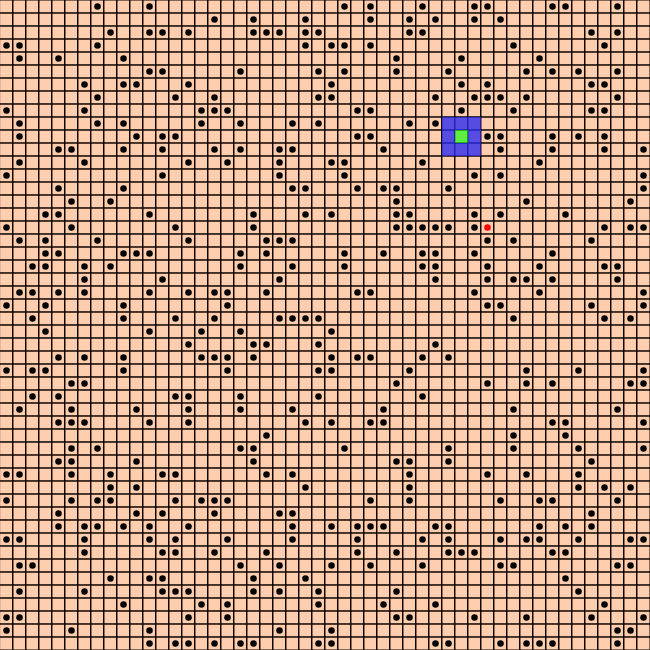
Frame 1 (no input)
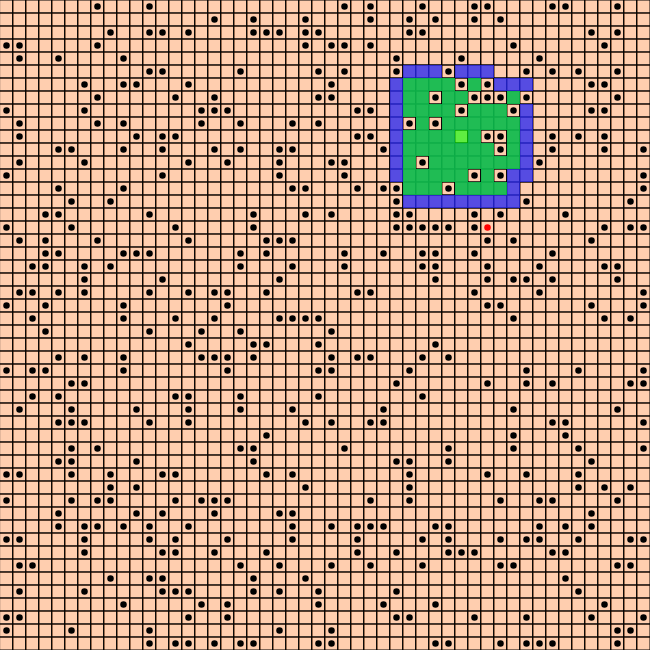
Frame 60 (no input)
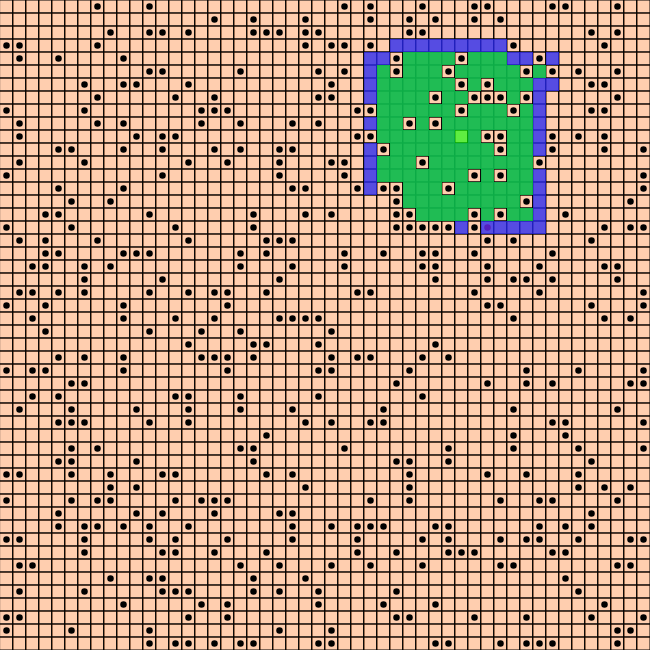
Frame 120 (the mouse pressed at the canvas centre since frame 60)

The p5.js sketch that drew these frames (run headless with seeded random() and noise() and a simulated clock; from frame 60 on, the mouse is pressed at the canvas centre):

// p5.js sketch
// ── sketch.js
let cols = 50;
let rows = 50;
let grid = new Array(cols);
let openSet = [];
let closedSet = [];
let startI = { c: 0, r: 0 };
let endI = { c: cols - 1, r: rows - 1 };
let start, end;
let w, h;
let path = [];

function setup() {
  createCanvas(650, 650);
  //frameRate(1);
  w = width / cols;
  h = height / rows;
  console.log("Dijkstra");
  startI.c = floor(random(cols));
  startI.r = floor(random(rows));
  endI.c = floor(random(cols));
  endI.r = floor(random(rows));

  createGrid();

  start = grid[startI.c][startI.r];
  start.dist = 0;
  openSet.push(start);

  end = grid[endI.c][endI.r];
  end.show(color(255, 0, 0), false, true);
}

function draw() {
  if (openSet.length > 0) {
    let minDistI = getMinDistFromStart(openSet);
    let cVertex = openSet[minDistI];
    cVertex.show(color(0, 255, 0, 160), false, false);

    for (n of cVertex.neighbours) {
      if (!closedSet.includes(n) && !n.wall) {
        let tempD = cVertex.dist + 1;
        if (n.dist == Infinity) addNeighbourToSet(n, tempD);
        else if (tempD < n.dist) n.dist = tempD;
      }
    }
    updateSets(minDistI); // Remove from check set

    if (chechReachedDestination(cVertex)) {
      updatePath(cVertex);
      drawPath();
      noLoop();
    }
  } else {
    console.log("No Possible Path");
    noLoop();
  }
}

function createGrid() {
  for (let i = 0; i < cols; i++) grid[i] = new Array(rows);
  for (let i = 0; i < cols; i++)
    for (let j = 0; j < rows; j++) grid[i][j] = addSpot(i, j);
  for (c of grid) for (r of c) r.addNeighbours(grid);
}

function addSpot(i, j) {
  let g = new Vertex(i, j);
  g.show(color(255, 100, 0, 80), true, false);
  if (g.wall) g.show(color(0, 0, 0), false, true);
  return g;
}

function addNeighbourToSet(n, tempD) {
  n.dist = tempD;
  openSet.push(n);
  n.show(color(40, 40, 240, 200), false, false);
}

function updateSets(i) {
  closedSet.push(openSet[i]);
  openSet.splice(i, 1);
}

function getMinDistFromStart(set, min = 0) {
  for (let i = 0; i < set.length; i++) if (set[i].dist < set[min].dist) min = i;
  return min;
}

function updatePath(end) {
  path = [];
  let temp = end;
  path.push(temp);
  while (temp != start) {
    let i = getMinDistFromStart(temp.neighbours);
    path.push(temp.neighbours[i]);
    temp = temp.neighbours[i];
  }
}

function drawPath() {
  beginShape();
  noFill();
  stroke(255, 0, 200);
  strokeWeight(w / 2);
  for (p of path) vertex(p.i * w + w / 2, p.j * h + h / 2);
  endShape();
}

function chechReachedDestination(current) {
  if (current == end) {
    console.log("Completed Path");
    console.log("Distance is " + end.dist + "!");
    end.show(color(0, 255, 0), false, true);
    return true;
  }
}

// ── vertex.js
class Vertex {
  constructor(i, j) {
    this.i = i;
    this.j = j;
    this.dist = Infinity;
    this.neighbours = [];
    this.wall = false;
    let isEnd = this.i == endI.c && this.j == endI.r;
    let isStart = this.i == startI.c && this.j == startI.r;
    if (random(1) < 0.19 && !isStart && !isEnd) this.wall = true;
  }

  show(col, grid, wall) {
    if (grid) stroke(0);
    else noStroke();

    fill(col);
    if (!wall) square(this.i * w, this.j * h, w);
    else ellipse(this.i * w + w / 2, this.j * h + h / 2, w / 2, h / 2);
  }

  addNeighbours(v) {
    for (let x = this.i - 1; x <= this.i + 1; x++)
      for (let y = this.j - 1; y <= this.j + 1; y++)
        if (v[x] !== undefined && v[x][y] !== undefined && v[x][y] !== this)
          this.neighbours.push(grid[x][y]);
  }
}
